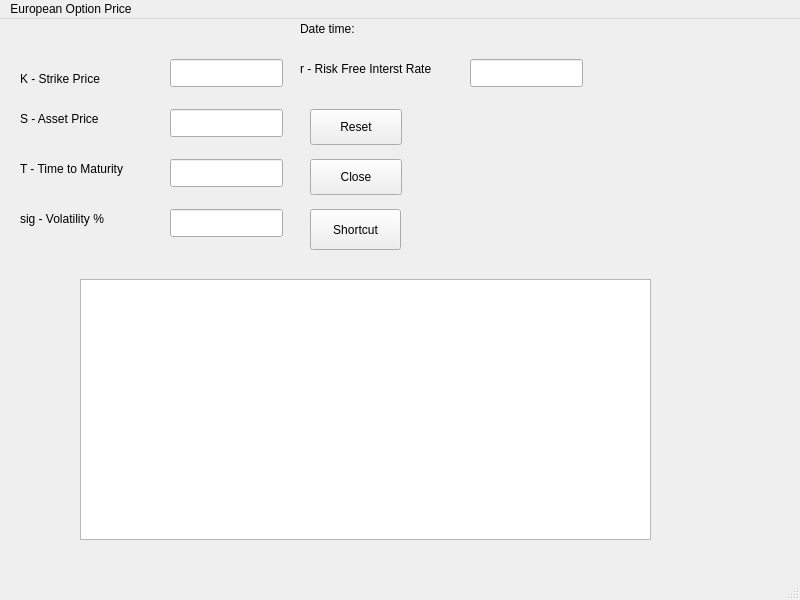
<?xml version="1.0" encoding="UTF-8"?>
<ui version="4.0">
 <class>MainWindow</class>
 <widget class="QMainWindow" name="MainWindow">
  <property name="geometry">
   <rect>
    <x>0</x>
    <y>0</y>
    <width>800</width>
    <height>600</height>
   </rect>
  </property>
  <property name="windowTitle">
   <string>European Option Pricing</string>
  </property>
  <widget class="QWidget" name="centralwidget">
   <widget class="QLineEdit" name="entryK">
    <property name="geometry">
     <rect>
      <x>170</x>
      <y>40</y>
      <width>113</width>
      <height>28</height>
     </rect>
    </property>
   </widget>
   <widget class="QLabel" name="label">
    <property name="geometry">
     <rect>
      <x>20</x>
      <y>50</y>
      <width>121</width>
      <height>20</height>
     </rect>
    </property>
    <property name="text">
     <string>K - Strike Price</string>
    </property>
   </widget>
   <widget class="QLabel" name="label_2">
    <property name="geometry">
     <rect>
      <x>20</x>
      <y>90</y>
      <width>121</width>
      <height>20</height>
     </rect>
    </property>
    <property name="text">
     <string>S - Asset Price</string>
    </property>
   </widget>
   <widget class="QLineEdit" name="entryS">
    <property name="geometry">
     <rect>
      <x>170</x>
      <y>90</y>
      <width>113</width>
      <height>28</height>
     </rect>
    </property>
    <property name="text">
     <string/>
    </property>
   </widget>
   <widget class="QLineEdit" name="entryT">
    <property name="geometry">
     <rect>
      <x>170</x>
      <y>140</y>
      <width>113</width>
      <height>28</height>
     </rect>
    </property>
    <property name="text">
     <string/>
    </property>
   </widget>
   <widget class="QLabel" name="label_3">
    <property name="geometry">
     <rect>
      <x>20</x>
      <y>140</y>
      <width>131</width>
      <height>20</height>
     </rect>
    </property>
    <property name="text">
     <string>T - Time to Maturity</string>
    </property>
   </widget>
   <widget class="QLineEdit" name="entrySigma">
    <property name="geometry">
     <rect>
      <x>170</x>
      <y>190</y>
      <width>113</width>
      <height>28</height>
     </rect>
    </property>
    <property name="text">
     <string/>
    </property>
   </widget>
   <widget class="QLabel" name="label_4">
    <property name="geometry">
     <rect>
      <x>20</x>
      <y>190</y>
      <width>131</width>
      <height>20</height>
     </rect>
    </property>
    <property name="text">
     <string>sig - Volatility %</string>
    </property>
   </widget>
   <widget class="QLabel" name="label_5">
    <property name="geometry">
     <rect>
      <x>300</x>
      <y>40</y>
      <width>171</width>
      <height>20</height>
     </rect>
    </property>
    <property name="text">
     <string>r - Risk Free Interst Rate</string>
    </property>
   </widget>
   <widget class="QLineEdit" name="entryR">
    <property name="geometry">
     <rect>
      <x>470</x>
      <y>40</y>
      <width>113</width>
      <height>28</height>
     </rect>
    </property>
    <property name="text">
     <string/>
    </property>
   </widget>
   <widget class="QTextEdit" name="OutputDisplay">
    <property name="geometry">
     <rect>
      <x>80</x>
      <y>260</y>
      <width>571</width>
      <height>261</height>
     </rect>
    </property>
    <property name="readOnly">
     <bool>true</bool>
    </property>
   </widget>
   <widget class="QPushButton" name="btnReset">
    <property name="geometry">
     <rect>
      <x>310</x>
      <y>90</y>
      <width>92</width>
      <height>36</height>
     </rect>
    </property>
    <property name="toolTip">
     <string>Reset input fields to default values</string>
    </property>
    <property name="text">
     <string>Reset</string>
    </property>
   </widget>
   <widget class="QPushButton" name="btnClose">
    <property name="geometry">
     <rect>
      <x>310</x>
      <y>140</y>
      <width>92</width>
      <height>36</height>
     </rect>
    </property>
    <property name="toolTip">
     <string>Close this application</string>
    </property>
    <property name="text">
     <string>Close</string>
    </property>
   </widget>
   <widget class="QPushButton" name="btnShortcut">
    <property name="geometry">
     <rect>
      <x>310</x>
      <y>190</y>
      <width>91</width>
      <height>41</height>
     </rect>
    </property>
    <property name="toolTip">
     <string>Create a desktop shortcut for this applicatio</string>
    </property>
    <property name="text">
     <string>Shortcut</string>
    </property>
   </widget>
   <widget class="QLabel" name="DateTimeDisplay">
    <property name="geometry">
     <rect>
      <x>300</x>
      <y>0</y>
      <width>301</width>
      <height>20</height>
     </rect>
    </property>
    <property name="text">
     <string>Date time: </string>
    </property>
   </widget>
  </widget>
  <widget class="QMenuBar" name="menubar">
   <property name="geometry">
    <rect>
     <x>0</x>
     <y>0</y>
     <width>800</width>
     <height>25</height>
    </rect>
   </property>
   <widget class="QMenu" name="menuEuropean_Option_Price">
    <property name="title">
     <string>European Option Price</string>
    </property>
   </widget>
   <addaction name="menuEuropean_Option_Price"/>
  </widget>
  <widget class="QStatusBar" name="statusbar"/>
 </widget>
 <resources/>
 <connections/>
</ui>
